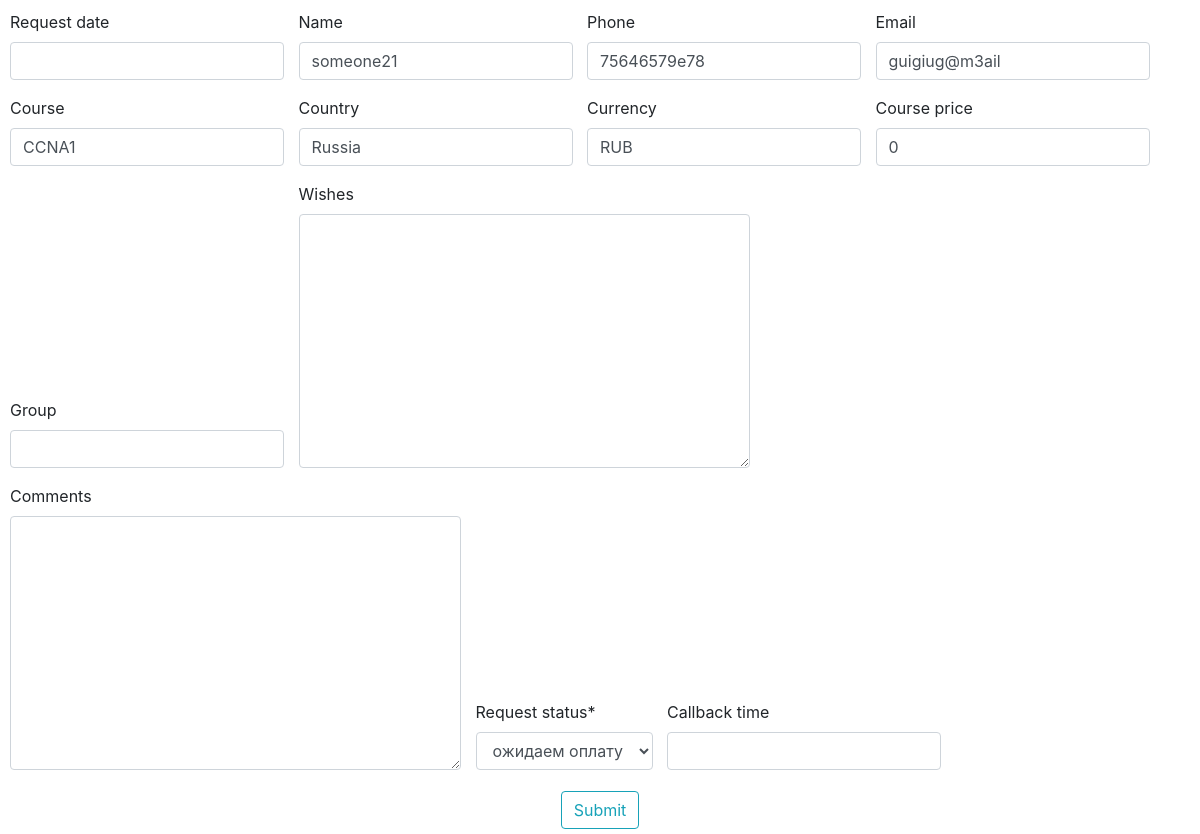
Screenshot of /item/3/item_info (signed in) with the database file from the repository.
### authorization/models.py (models this page shows, shortened)
class Daily(models.Model):
    request_date    = models.DateTimeField(blank=True, null=True)
    name            = models.CharField(max_length=100, blank=True)
    phone           = models.CharField(max_length=100, blank=True)
    email           = models.CharField(max_length=100, blank=True)
    course          = models.CharField(max_length=100, blank=True)
    country         = models.CharField(max_length=100, blank=True)
    university      = models.CharField(max_length=100, blank=True)
    work            = models.CharField(max_length=100, blank=True)
    where_from      = models.CharField(max_length=100, blank=True)
    currency        = models.CharField(max_length=100, blank=True)
    course_price    = models.IntegerField(blank=True, null=True)
    comments        = models.TextField(blank=True)
    wishes          = models.TextField(blank=True)
    callback_time   = models.DateTimeField(blank=True, null=True)
    group           = models.CharField(max_length=100, blank=True)
    request_status  = models.CharField(max_length=100, blank=True)
    payment_history = models.TextField(blank=True)
    total_payment   = models.IntegerField(blank=True, null=True)
    payment_source  = models.CharField(max_length=100, blank=True)
    obligation      = models.IntegerField(blank=True, null=True)
    class Meta:
        indexes = [
            models.Index(fields=['request_date',]),
        ]

### authorization/views.py (the view, shortened to what this page needs)
# urls.py: path('item/<int:pk>/item_info', ItemInfoUpdate.as_view(), name='item_info_update'),
class ItemInfoUpdate(LoginRequiredMixin, UpdateView):
    model = Daily
    template_name = 'info_update.html'
    form_class = ItemInfoUpdateForm
    success_url='/ok/'
    comments = model.comments

### authorization/forms.py
class ItemInfoUpdateForm(forms.ModelForm):
    STATUS_CHOICES = [
        ('ожидаем оплату', 'ожидаем оплату'),
        ('перезвонить', 'перезвонить'),
        ('отказ', 'отказ'),
    ]
    callback_time = forms.DateTimeField(input_formats=['%d/%m/%Y %H:%M'], required=False)
    request_status = forms.CharField(widget=forms.Select(choices=STATUS_CHOICES))
    class Meta:
        model = Daily
        fields = [
                'request_date',
                'name',
                'phone',
                'email',
                'course',
                'country',
                'currency',
                'course_price',
                'group',
                'wishes',
                'comments',
                'request_status',
                'callback_time',]

### authorization/templates/info_update.html (shortened to what this page needs)
{% load crispy_forms_tags %}
<!DOCTYPE html>
<html lang="en">
<head>
    <link rel="stylesheet" href="https://stackpath.bootstrapcdn.com/bootstrap/4.4.1/css/bootstrap.min.css">
    {% load staticfiles %}
    <link rel="stylesheet" href="https://cdnjs.cloudflare.com/ajax/libs/jquery-datetimepicker/2.5.20/jquery.datetimepicker.min.css" />
    <link rel="stylesheet" href="{% static 'style_update.css' %}" type="text/css">
</head>
<body class="d-flex " style="">
    <div class="content ">
        <form method="POST">
            <fieldset class="form-group">
                {{ form|crispy }}
            </fieldset>
            <fieldset class="form-group d-flex justify-content-center" >
                <button class="btn btn-outline-info m-auto" type="submit" style="display: flex;justify-self: center;">Submit</button>
            </fieldset>
        </form>
    </div>
</body>
</html>

### authorization/static/style_update.css (style rules this page uses)
.form-group { display: inline-block; padding: 5px; margin: 0; overflow: auto; }

### rows the page displays
Daily: name "someone21", phone "75646579e78", email "guigiug@m3ail", course "CCNA1", country "Russia", currency "RUB", course_price "0", request_status "ожидаем оплату"
